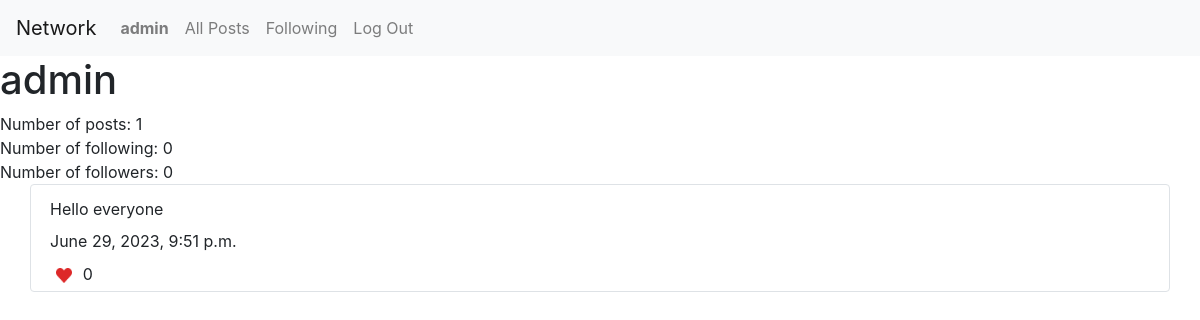
Page /user/admin (signed in) on the earlier database version.
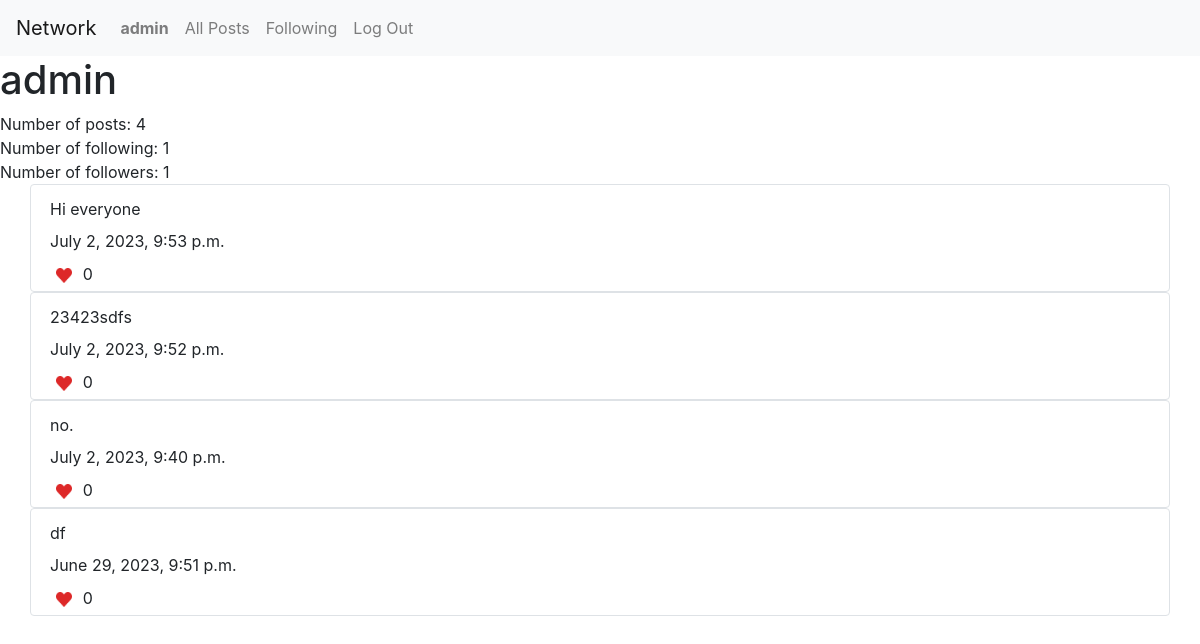
Same page on the later database version.
### network/models.py (models this page shows)
class User(AbstractUser):
    number_of_followers = models.PositiveIntegerField(default=0)
    number_of_following = models.PositiveIntegerField(default=0)
    followers = models.ManyToManyField('self', symmetrical=False, related_name="user_followers")
    following = models.ManyToManyField('self', symmetrical=False, related_name="user_following")

class Post(models.Model):
    user = models.ForeignKey(User, null=True, on_delete=models.SET_NULL)
    text = models.CharField(max_length=250)
    date = models.DateTimeField()
    likes = models.PositiveIntegerField(default=0)

### network/views.py (the view)
# urls.py: path("user/<str:username>", views.userpage, name="userpage"),
def userpage(request, username):
    if request.method == "POST":
        return HttpResponseRedirect(reverse("index"))
    else:
        user_general = User.objects.get(username=username)
        logged_user = User.objects.get(username=request.user.username)
        posts = Post.objects.filter(user=user_general).order_by('-date')
        is_following = logged_user.following.filter(username=user_general.username).exists()
        return render(request, "network/userpage.html", {
            "user_general": user_general,
            "logged_user": request.user,
            "posts": posts,
            "is_following": is_following
        })

### network/templates/network/userpage.html (shortened to what this page needs)
{% extends "network/layout.html" %}
{% load static %}
{% block body %}
    <h1>{{ user_general.username }} </h1>
    <div>
    Number of posts: {{ posts.count }} <br>
    Number of following: {{ user_general.following.count }} <br>
    Number of followers: <span id="followers-count">{{ user_general.followers.count }}</span>
    </div>
    {% for post in posts %}
        <div class="flex-column-reverse container border rounded">
            <div class="p-1">{{ post.user_general.username }}</div>
            <div class="p-1">{{ post.text }}</div>
            <div class="p-1">{{ post.date }} </div>
            <div class="p-1">
                <button class="likebutton">
                    <img class="hearticon" src="{% static 'network/media/heart.png' %}" alt="heart button">
                </button>
                {{ post.likes }}
            </div>
        </div>
        {% endfor %}
{% endblock %}

### network/templates/network/layout.html (shortened to what this page needs)
{% load static %}
<!DOCTYPE html>
<html lang="en">
    <head>
        <link rel="stylesheet" href="https://stackpath.bootstrapcdn.com/bootstrap/4.4.1/css/bootstrap.min.css">
        <link href="{% static 'network/styles.css' %}" rel="stylesheet">
    </head>
    <body>
        <nav class="navbar navbar-expand-lg navbar-light bg-light">
            <a class="navbar-brand" href="#">Network</a>
            <div>
              <ul class="navbar-nav mr-auto">
                {% if user.is_authenticated %}
                    <li class="nav-item">
                        <a class="nav-link" href="{% url 'userpage' user.username %}"><strong>{{ user.username }}</strong></a>
                    </li>
                {% endif %}
                <li class="nav-item">
                  <a class="nav-link" href="{% url 'index' %}">All Posts</a>
                </li>
                {% if user.is_authenticated %}
                    <li class="nav-item">
                        <a class="nav-link" href="{% url 'following_posts' %}">Following</a>
                    </li>
                    <li class="nav-item">
                        <a class="nav-link" href="{% url 'logout' %}">Log Out</a>
                    </li>
                {% endif %}
              </ul>
            </div>
          </nav>
        <div class="body">
            {% block body %}
            {% endblock %}
        </div>
    </body>
</html>

Differences in the rows shown:
changed User "admin": following.count "0" → "1"; followers.count "0" → "1"
added Post: text "Hi everyone", date "July 2, 2023, 9:53 p.m.", likes "0"
added Post: text "23423sdfs", date "July 2, 2023, 9:52 p.m.", likes "0"
added Post: text "no.", date "July 2, 2023, 9:40 p.m.", likes "0"
changed Post "June 29, 2023, 9:51 p.m.": text "Hello everyone" → "df"
Other differences:
{{ posts.count }}: "1" → "4"
